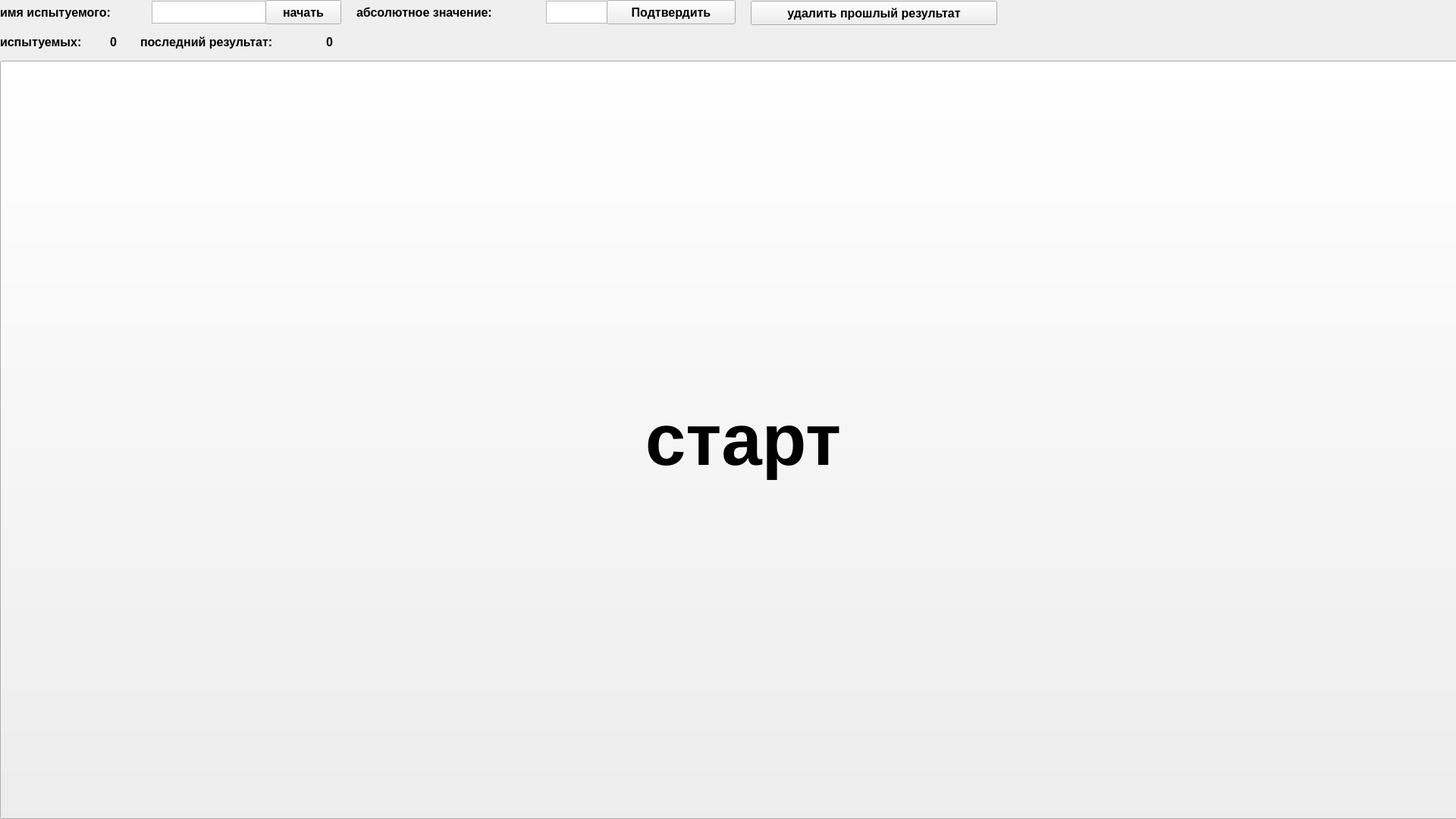
<?xml version="1.0" encoding="UTF-8"?>
<ui version="4.0">
 <class>MainWindow</class>
 <widget class="QMainWindow" name="MainWindow">
  <property name="geometry">
   <rect>
    <x>0</x>
    <y>0</y>
    <width>1920</width>
    <height>1080</height>
   </rect>
  </property>
  <property name="font">
   <font>
    <pointsize>12</pointsize>
    <weight>75</weight>
    <bold>true</bold>
   </font>
  </property>
  <property name="windowTitle">
   <string>MainWindow</string>
  </property>
  <widget class="QWidget" name="centralwidget">
   <widget class="QPlainTextEdit" name="plainTextEdit">
    <property name="geometry">
     <rect>
      <x>200</x>
      <y>1</y>
      <width>175</width>
      <height>30</height>
     </rect>
    </property>
    <property name="font">
     <font>
      <pointsize>12</pointsize>
      <weight>75</weight>
      <bold>true</bold>
     </font>
    </property>
   </widget>
   <widget class="QLabel" name="label">
    <property name="geometry">
     <rect>
      <x>0</x>
      <y>1</y>
      <width>200</width>
      <height>30</height>
     </rect>
    </property>
    <property name="font">
     <font>
      <pointsize>12</pointsize>
      <weight>75</weight>
      <bold>true</bold>
     </font>
    </property>
    <property name="text">
     <string>имя испытуемого:</string>
    </property>
   </widget>
   <widget class="QPushButton" name="pushButton">
    <property name="geometry">
     <rect>
      <x>350</x>
      <y>0</y>
      <width>100</width>
      <height>32</height>
     </rect>
    </property>
    <property name="font">
     <font>
      <pointsize>12</pointsize>
      <weight>75</weight>
      <bold>true</bold>
     </font>
    </property>
    <property name="text">
     <string>начать</string>
    </property>
   </widget>
   <widget class="QLabel" name="label_2">
    <property name="geometry">
     <rect>
      <x>470</x>
      <y>1</y>
      <width>250</width>
      <height>30</height>
     </rect>
    </property>
    <property name="font">
     <font>
      <pointsize>12</pointsize>
      <weight>75</weight>
      <bold>true</bold>
     </font>
    </property>
    <property name="text">
     <string>абсолютное значение:</string>
    </property>
   </widget>
   <widget class="QPlainTextEdit" name="plainTextEdit_2">
    <property name="geometry">
     <rect>
      <x>720</x>
      <y>1</y>
      <width>100</width>
      <height>30</height>
     </rect>
    </property>
   </widget>
   <widget class="QPushButton" name="pushButton_2">
    <property name="geometry">
     <rect>
      <x>800</x>
      <y>0</y>
      <width>170</width>
      <height>32</height>
     </rect>
    </property>
    <property name="font">
     <font>
      <pointsize>12</pointsize>
      <weight>75</weight>
      <bold>true</bold>
     </font>
    </property>
    <property name="text">
     <string>Подтвердить</string>
    </property>
   </widget>
   <widget class="QPushButton" name="pushButton_3">
    <property name="geometry">
     <rect>
      <x>990</x>
      <y>1</y>
      <width>325</width>
      <height>32</height>
     </rect>
    </property>
    <property name="font">
     <font>
      <pointsize>12</pointsize>
      <weight>75</weight>
      <bold>true</bold>
     </font>
    </property>
    <property name="text">
     <string>удалить прошлый результат</string>
    </property>
   </widget>
   <widget class="QLabel" name="label_3">
    <property name="geometry">
     <rect>
      <x>0</x>
      <y>40</y>
      <width>140</width>
      <height>30</height>
     </rect>
    </property>
    <property name="font">
     <font>
      <pointsize>12</pointsize>
      <weight>75</weight>
      <bold>true</bold>
     </font>
    </property>
    <property name="text">
     <string>испытуемых:</string>
    </property>
   </widget>
   <widget class="QLabel" name="label_4">
    <property name="geometry">
     <rect>
      <x>145</x>
      <y>40</y>
      <width>30</width>
      <height>30</height>
     </rect>
    </property>
    <property name="font">
     <font>
      <pointsize>12</pointsize>
      <weight>75</weight>
      <bold>true</bold>
     </font>
    </property>
    <property name="text">
     <string>0</string>
    </property>
   </widget>
   <widget class="QLabel" name="label_5">
    <property name="geometry">
     <rect>
      <x>185</x>
      <y>40</y>
      <width>230</width>
      <height>30</height>
     </rect>
    </property>
    <property name="font">
     <font>
      <pointsize>12</pointsize>
      <weight>75</weight>
      <bold>true</bold>
     </font>
    </property>
    <property name="text">
     <string>последний результат:</string>
    </property>
   </widget>
   <widget class="QLabel" name="label_6">
    <property name="geometry">
     <rect>
      <x>430</x>
      <y>40</y>
      <width>400</width>
      <height>30</height>
     </rect>
    </property>
    <property name="text">
     <string>0</string>
    </property>
   </widget>
   <widget class="QPushButton" name="pushButton_4">
    <property name="geometry">
     <rect>
      <x>0</x>
      <y>80</y>
      <width>1960</width>
      <height>1000</height>
     </rect>
    </property>
    <property name="font">
     <font>
      <pointsize>72</pointsize>
      <weight>75</weight>
      <bold>true</bold>
     </font>
    </property>
    <property name="text">
     <string>старт</string>
    </property>
   </widget>
  </widget>
 </widget>
 <resources/>
 <connections/>
</ui>
